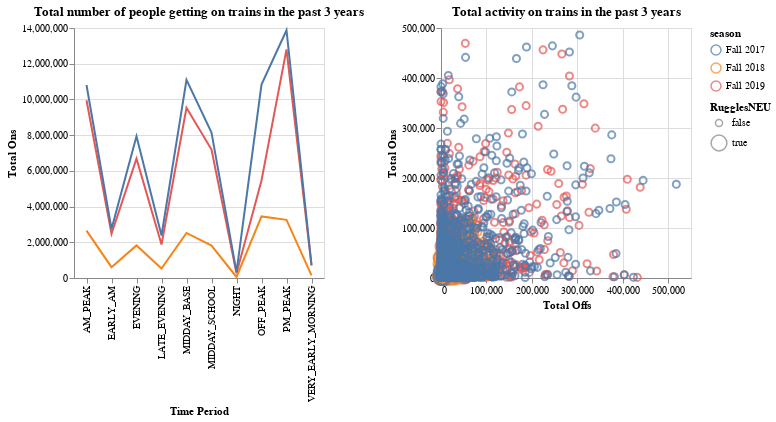

Notebook code cell kept with this figure:
### Code cell
brush = alt.selection_interval(resolve='global')

base = alt.Chart(train_filt_df).mark_line().encode(
    y=alt.Y('sum(total_ons):Q', title='Total Ons'),
    color=alt.condition(brush, 'season', alt.ColorValue('gray')),
).add_selection(
    brush
).properties(
    width=250,
    height=250,
    title="Total number of people getting on trains in the past 3 years"
)

base_2 = alt.Chart(train_filt_df).mark_point().encode(
    y=alt.Y('total_ons:Q', title='Total Ons'),
    color=alt.condition(brush, 'season', alt.ColorValue('gray')),
    size=alt.Size('RugglesNEU', scale=alt.Scale(range = [50, 250])),
).add_selection(
    brush
).properties(
    width=250,
    height=250,
     title="Total activity on trains in the past 3 years"
)


base.encode(x=alt.X('time_period_name', title='Time Period'))| base_2.encode(x=alt.X('total_offs', title='Total Offs'))

### Figure 1 — Vega-Lite specification as saved in the notebook (floating-point values rounded to 4 significant figures; data arrays with more than 128 entries replaced by an {"elided": "..."} marker saying what was removed)
{"config": {"view": {"continuousWidth": 400, "continuousHeight": 300}}, "hconcat": [{"mark": "line", "encoding": {"color": {"condition": {"field": "season", "type": "nominal", "selection": "selector029"}, "value": "gray"}, "x": {"field": "time_period_name", "title": "Time Period", "type": "nominal"}, "y": {"aggregate": "sum", "field": "total_ons", "title": "Total Ons", "type": "quantitative"}}, "height": 250, "selection": {"selector029": {"type": "interval", "resolve": "global"}}, "title": "Total number of people getting on trains in the past 3 years", "width": 250}, {"mark": "point", "encoding": {"color": {"condition": {"field": "season", "type": "nominal", "selection": "selector029"}, "value": "gray"}, "size": {"field": "RugglesNEU", "scale": {"range": [50, 250]}, "type": "nominal"}, "x": {"field": "total_offs", "title": "Total Offs", "type": "quantitative"}, "y": {"field": "total_ons", "title": "Total Ons", "type": "quantitative"}}, "height": 250, "selection": {"selector029": {"type": "interval", "resolve": "global"}}, "title": "Total activity on trains in the past 3 years", "width": 250}], "data": {"name": "data-889389d60dca6e3885509e104894fc53"}, "$schema": "https://vega.github.io/schema/vega-lite/v4.17.0.json", "datasets": {"data-889389d60dca6e3885509e104894fc53": {"elided": "4842 records"}}}
